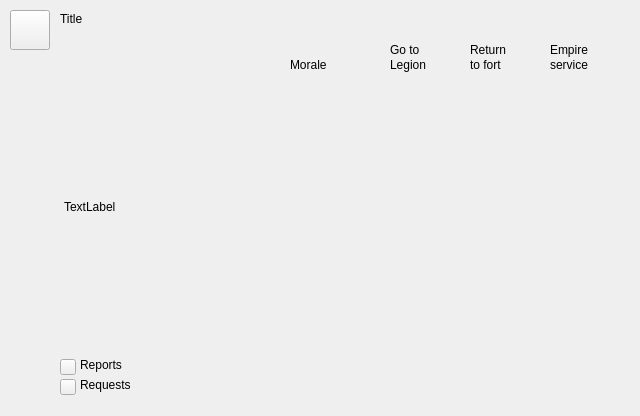
<?xml version="1.0" encoding="UTF-8"?>
<ui version="4.0">
 <class>LegionAdvisorWidget</class>
 <widget class="QWidget" name="LegionAdvisorWidget">
  <property name="geometry">
   <rect>
    <x>0</x>
    <y>0</y>
    <width>640</width>
    <height>416</height>
   </rect>
  </property>
  <property name="windowTitle">
   <string>Form</string>
  </property>
  <widget class="Button" name="cIcon">
   <property name="geometry">
    <rect>
     <x>10</x>
     <y>10</y>
     <width>40</width>
     <height>40</height>
    </rect>
   </property>
   <property name="text">
    <string/>
   </property>
  </widget>
  <widget class="Label" name="cTitle">
   <property name="geometry">
    <rect>
     <x>60</x>
     <y>12</y>
     <width>545</width>
     <height>35</height>
    </rect>
   </property>
   <property name="text">
    <string>Title</string>
   </property>
   <property name="alignment">
    <set>Qt::AlignLeading|Qt::AlignLeft|Qt::AlignTop</set>
   </property>
  </widget>
  <widget class="MessageWidget" name="cLegionList" native="true">
   <property name="geometry">
    <rect>
     <x>32</x>
     <y>70</y>
     <width>576</width>
     <height>272</height>
    </rect>
   </property>
  </widget>
  <widget class="Button" name="cReportsButton">
   <property name="geometry">
    <rect>
     <x>60</x>
     <y>359</y>
     <width>16</width>
     <height>16</height>
    </rect>
   </property>
   <property name="text">
    <string/>
   </property>
  </widget>
  <widget class="Button" name="cRequestButton">
   <property name="geometry">
    <rect>
     <x>60</x>
     <y>379</y>
     <width>16</width>
     <height>16</height>
    </rect>
   </property>
   <property name="text">
    <string/>
   </property>
  </widget>
  <widget class="Label" name="cMorale">
   <property name="geometry">
    <rect>
     <x>290</x>
     <y>58</y>
     <width>61</width>
     <height>16</height>
    </rect>
   </property>
   <property name="text">
    <string>Morale</string>
   </property>
   <property name="alignment">
    <set>Qt::AlignLeading|Qt::AlignLeft|Qt::AlignTop</set>
   </property>
  </widget>
  <widget class="Label" name="cGoto">
   <property name="geometry">
    <rect>
     <x>390</x>
     <y>43</y>
     <width>63</width>
     <height>16</height>
    </rect>
   </property>
   <property name="text">
    <string>Go to</string>
   </property>
   <property name="alignment">
    <set>Qt::AlignLeading|Qt::AlignLeft|Qt::AlignTop</set>
   </property>
  </widget>
  <widget class="Label" name="cLegion">
   <property name="geometry">
    <rect>
     <x>390</x>
     <y>58</y>
     <width>63</width>
     <height>16</height>
    </rect>
   </property>
   <property name="text">
    <string>Legion</string>
   </property>
   <property name="alignment">
    <set>Qt::AlignLeading|Qt::AlignLeft|Qt::AlignTop</set>
   </property>
  </widget>
  <widget class="Label" name="cReturn">
   <property name="geometry">
    <rect>
     <x>470</x>
     <y>43</y>
     <width>63</width>
     <height>16</height>
    </rect>
   </property>
   <property name="text">
    <string>Return</string>
   </property>
   <property name="alignment">
    <set>Qt::AlignLeading|Qt::AlignLeft|Qt::AlignTop</set>
   </property>
  </widget>
  <widget class="Label" name="cToFort">
   <property name="geometry">
    <rect>
     <x>470</x>
     <y>58</y>
     <width>63</width>
     <height>16</height>
    </rect>
   </property>
   <property name="text">
    <string>to fort</string>
   </property>
   <property name="alignment">
    <set>Qt::AlignLeading|Qt::AlignLeft|Qt::AlignTop</set>
   </property>
  </widget>
  <widget class="Label" name="cEmpire">
   <property name="geometry">
    <rect>
     <x>550</x>
     <y>43</y>
     <width>63</width>
     <height>16</height>
    </rect>
   </property>
   <property name="text">
    <string>Empire</string>
   </property>
   <property name="alignment">
    <set>Qt::AlignLeading|Qt::AlignLeft|Qt::AlignTop</set>
   </property>
  </widget>
  <widget class="Label" name="cService">
   <property name="geometry">
    <rect>
     <x>550</x>
     <y>58</y>
     <width>63</width>
     <height>16</height>
    </rect>
   </property>
   <property name="text">
    <string>service</string>
   </property>
   <property name="alignment">
    <set>Qt::AlignLeading|Qt::AlignLeft|Qt::AlignTop</set>
   </property>
  </widget>
  <widget class="Label" name="cReports">
   <property name="geometry">
    <rect>
     <x>80</x>
     <y>358</y>
     <width>500</width>
     <height>16</height>
    </rect>
   </property>
   <property name="text">
    <string>Reports</string>
   </property>
   <property name="alignment">
    <set>Qt::AlignLeading|Qt::AlignLeft|Qt::AlignTop</set>
   </property>
  </widget>
  <widget class="Label" name="cRequests">
   <property name="geometry">
    <rect>
     <x>80</x>
     <y>378</y>
     <width>500</width>
     <height>16</height>
    </rect>
   </property>
   <property name="text">
    <string>Requests</string>
   </property>
   <property name="alignment">
    <set>Qt::AlignLeading|Qt::AlignLeft|Qt::AlignTop</set>
   </property>
  </widget>
  <widget class="Label" name="cNoLegions">
   <property name="geometry">
    <rect>
     <x>64</x>
     <y>200</y>
     <width>496</width>
     <height>63</height>
    </rect>
   </property>
   <property name="text">
    <string>TextLabel</string>
   </property>
   <property name="alignment">
    <set>Qt::AlignLeading|Qt::AlignLeft|Qt::AlignTop</set>
   </property>
   <property name="wordWrap">
    <bool>true</bool>
   </property>
  </widget>
 </widget>
 <customwidgets>
  <customwidget>
   <class>Button</class>
   <extends>QPushButton</extends>
   <header>widget/button.h</header>
  </customwidget>
  <customwidget>
   <class>Label</class>
   <extends>QLabel</extends>
   <header>widget/label.h</header>
  </customwidget>
  <customwidget>
   <class>MessageWidget</class>
   <extends>QWidget</extends>
   <header>widget/messagewidget.h</header>
   <container>1</container>
  </customwidget>
 </customwidgets>
 <resources/>
 <connections/>
</ui>
